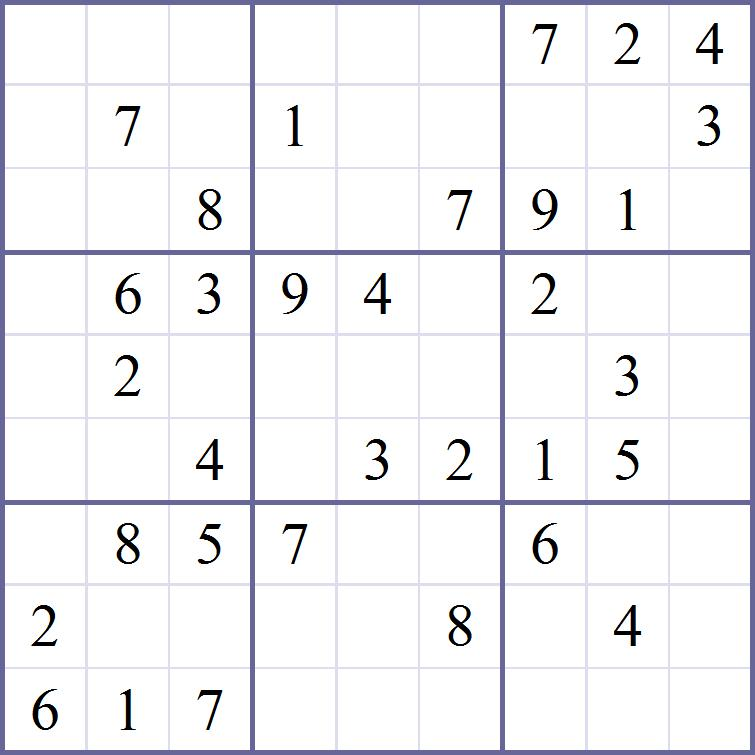
%> input picture SudokuSolver/2_Computer_Generated/sudoku1.jpg, 755 x 755 px
$ octave part2.m   (GNU Octave 9; MATLAB toolbox functions it lacks are replaced by stand-ins)
%> lines starting %> are read from the running program, lines starting %| are printed output that depends on the picture; in (x1, y1, x2, y2) boxes, pixels count from 0 and x2, y2 are one past the last pixel; in counts of white or black regions, pixels touching at a corner belong together; the program's own positions count from 1
image = imread('sudoku1.jpg');
%> image is the input picture: size 755x755x3 uint8; mean R, G, B 241.3, 241.2, 243.6
image = im2bw(image,0.5);
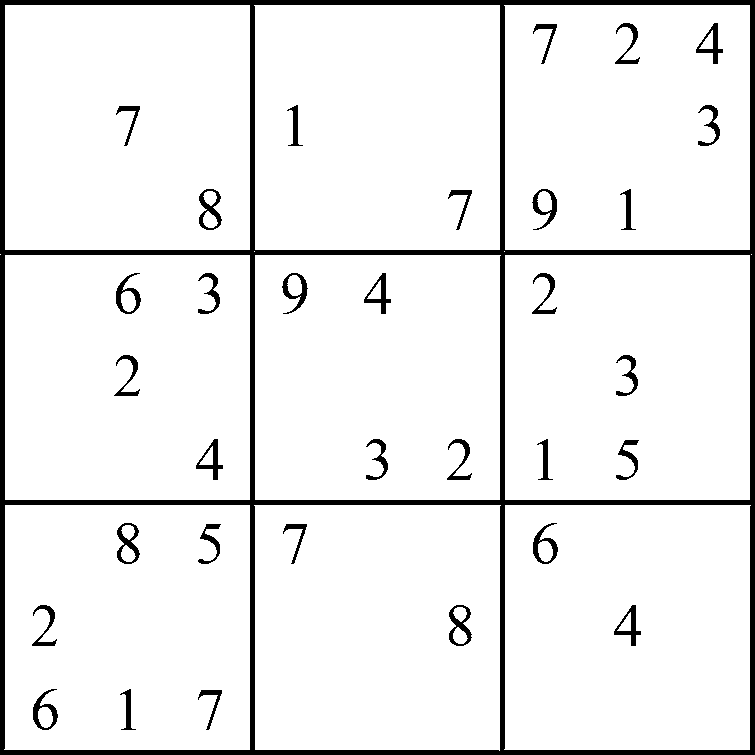
%> image: size 755x755 logical; 93.1% white; 33 black regions, largest, box (x1, y1, x2, y2) and area: (0, 0, 755, 755) 29787, (449, 605, 472, 646) 386, (117, 523, 140, 564) 384
im1 = ~image;
image = imclearborder(image);
%> image: size 755x755 logical; 93.1% white; 33 black regions, largest, box (x1, y1, x2, y2) and area: (0, 0, 755, 755) 29788, (449, 605, 472, 646) 386, (117, 523, 140, 564) 384


med = medfilt2(image);
%> med: size 755x755 logical; 93.1% white; 33 black regions, largest, box (x1, y1, x2, y2) and area: (0, 0, 755, 755) 29827, (117, 523, 140, 564) 388, (449, 605, 471, 646) 387

se = strel('square',8);
u1 = imclearborder(med);
u1 = imerode(u1,se);
%> u1: size 755x755 logical; 83.9% white; 33 black regions, largest, box (x1, y1, x2, y2) and area: (0, 0, 755, 755) 60256, (195, 185, 225, 233) 1254, (113, 519, 143, 567) 1252
u1 = imclearborder(u1);
u = imfill(u1,'holes');
%> u: size 755x755 logical; 89.4% white; 1 black region, box (x1, y1, x2, y2) and area: (0, 0, 755, 755) 60256
u = imdilate(u,se);
%> u: size 755x755 logical; 94.8% white; 1 black region, box (x1, y1, x2, y2) and area: (0, 0, 755, 755) 29827

med = xor(u,med);
%> med: size 755x755 logical; 1.6% white; 32 white regions, largest, box (x1, y1, x2, y2) and area: (117, 523, 140, 564) 388, (449, 605, 471, 646) 387, (199, 189, 222, 230) 386
se1 = strel('square',3);
c = fspecial('average');
med = imfilter(med,c);
%> med: size 755x755 logical; 1.6% white; 32 white regions, largest, box (x1, y1, x2, y2) and area: (117, 523, 140, 564) 390, (449, 605, 471, 646) 389, (199, 189, 222, 230) 388
med = imfilter(med,c);
%> med: size 755x755 logical; 1.6% white; 32 white regions, largest, box (x1, y1, x2, y2) and area: (117, 523, 140, 564) 390, (199, 189, 222, 230) 389, (449, 605, 471, 646) 389
med = imdilate(med,se1);
%> med: size 755x755 logical; 2.7% white; 32 white regions, largest, box (x1, y1, x2, y2) and area: (198, 188, 223, 231) 659, (116, 522, 141, 565) 658, (448, 604, 472, 647) 657

location=zeros(9,9);

i1 = imread('1.jpg');
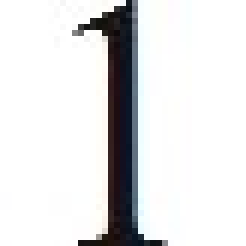
%> input picture SudokuSolver/output/part2/numbers2/1.jpg, 41 x 41 px (shown 6 times larger)
%> i1 is the input picture: size 41x41x3 uint8; mean R, G, B 225.3, 225.4, 226.2
i1 = im2bw(i1,0.5);
%> i1: size 41x41 logical; 86.8% white; 1 black region, box (x1, y1, x2, y2) and area: (13, 0, 27, 41) 222
i1 = ~i1;
%> i1: size 41x41 logical; 13.2% white; 1 white region, box (x1, y1, x2, y2) and area: (13, 0, 27, 41) 222
imshow(i1);

i2 = imread('2.jpg');
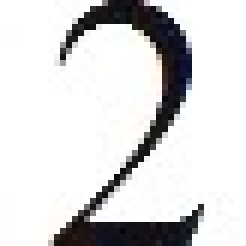
%> input picture SudokuSolver/output/part2/numbers2/2.jpg, 41 x 41 px (shown 6 times larger)
%> i2 is the input picture: size 41x41x3 uint8; mean R, G, B 215.6, 215.2, 215.7
i2 = im2bw(i2,0.5);
%> i2: size 41x41 logical; 83.5% white; 1 black region, box (x1, y1, x2, y2) and area: (9, 0, 34, 41) 278
i2 = ~i2;
%> i2: size 41x41 logical; 16.5% white; 1 white region, box (x1, y1, x2, y2) and area: (9, 0, 34, 41) 278


i3 = imread('3.jpg');
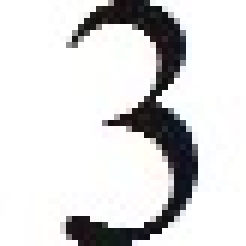
%> input picture SudokuSolver/output/part2/numbers2/3.jpg, 41 x 41 px (shown 6 times larger)
%> i3 is the input picture: size 41x41x3 uint8; mean R, G, B 216.5, 216.2, 216.5
i3 = im2bw(i3,0.5);
%> i3: size 41x41 logical; 84% white; 1 black region, box (x1, y1, x2, y2) and area: (11, 0, 33, 41) 269
i3 = ~i3;
%> i3: size 41x41 logical; 16% white; 1 white region, box (x1, y1, x2, y2) and area: (11, 0, 33, 41) 269

i4 = imread('4.jpg');
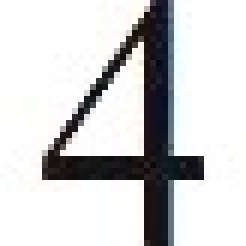
%> input picture SudokuSolver/output/part2/numbers2/4.jpg, 41 x 41 px (shown 6 times larger)
%> i4 is the input picture: size 41x41x3 uint8; mean R, G, B 208.4, 208.4, 209.5
i4 = im2bw(i4,0.5);
%> i4: size 41x41 logical; 79.6% white; 1 black region, box (x1, y1, x2, y2) and area: (7, 0, 34, 41) 343
i4 = ~i4;
%> i4: size 41x41 logical; 20.4% white; 1 white region, box (x1, y1, x2, y2) and area: (7, 0, 34, 41) 343

i5 = imread('5.jpg');
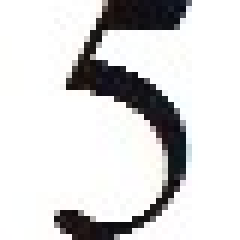
%> input picture SudokuSolver/output/part2/numbers2/5.jpg, 40 x 40 px (shown 6 times larger)
%> i5 is the input picture: size 40x40x3 uint8; mean R, G, B 213.9, 213.5, 213.7
i5 = im2bw(i5,0.5);
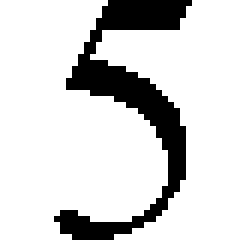
%> i5: size 40x40 logical (shown 6 times larger); 82.8% white; 1 black region, box (x1, y1, x2, y2) and area: (9, 0, 32, 40) 275
i5 = ~i5;
%> i5: size 40x40 logical; 17.2% white; 1 white region, box (x1, y1, x2, y2) and area: (9, 0, 32, 40) 275

%> (the run ends here)
